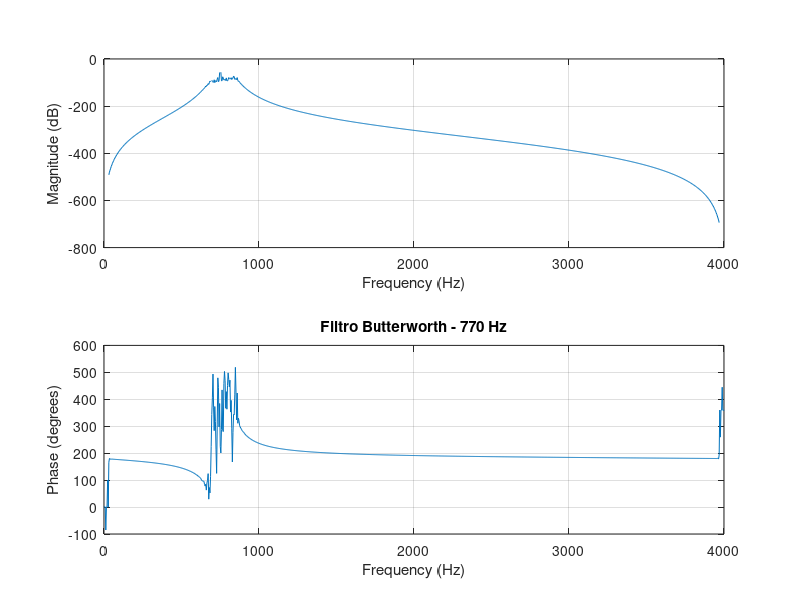
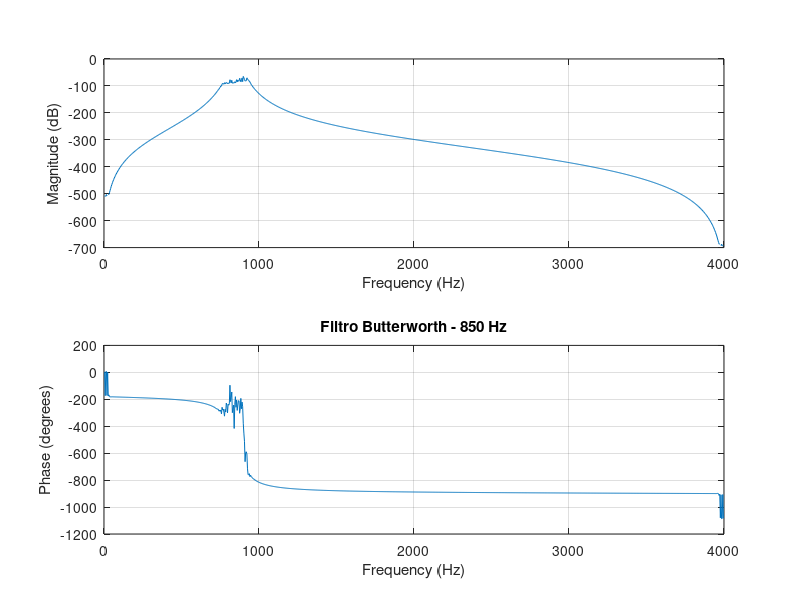
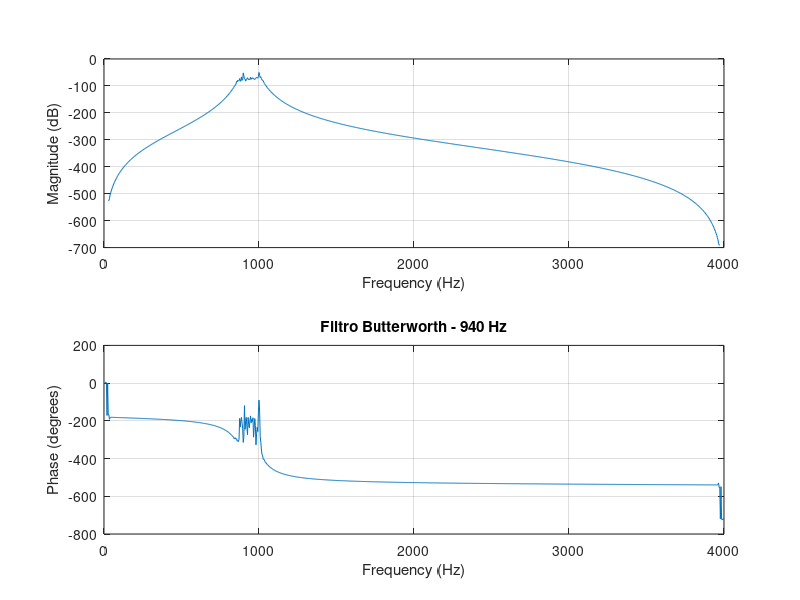
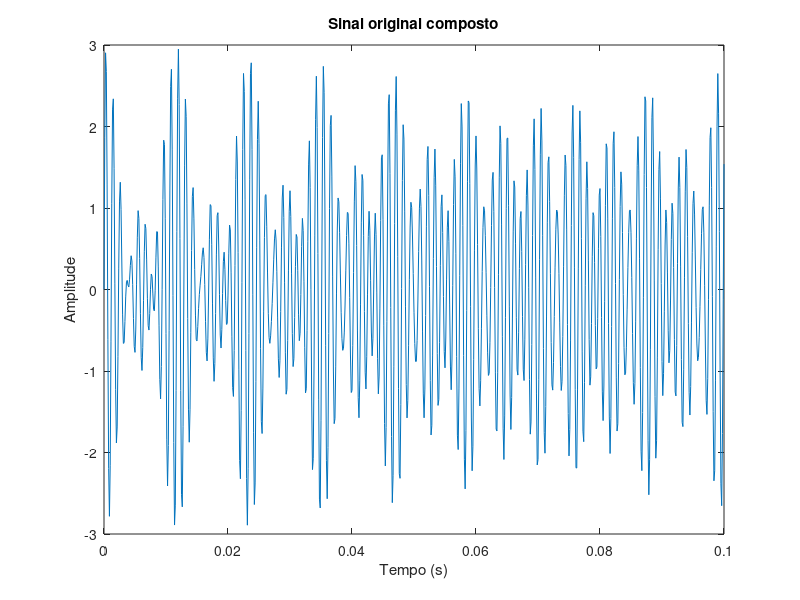

Source code (MATLAB) for these figures, in order:
clc;
clear;

% Frequência de amostragem
fs = 8000;  % Hz
t = 0:1/fs:0.1;  % 100 ms

% Frequências dos sinais
f1 = 770;
f2 = 852;
f3 = 941;

% Sinal composto
x = sin(2*pi*f1*t) + sin(2*pi*f2*t) + sin(2*pi*f3*t);

% ---- Projeto dos filtros ----
% Faixas de passagem (em Hz)
bands = [740 800; 820 880; 910 970];

% Parâmetros
Ap = 1;   % dB
As = 60;  % dB

% Inicialização
y = zeros(3, length(x));

for i = 1:3
    fp = bands(i,:);  % faixa de passagem
    fs1 = fp(1) - 40;  % faixa de rejeição inferior
    fs2 = fp(2) + 40;  % faixa de rejeição superior

    wp = fp / (fs/2);  % normaliza [0,1]
    ws = [fs1 fs2] / (fs/2);

    [n, Wn] = buttord(wp, ws, Ap, As);  % ordem e cutoff
    [b, a] = butter(n, Wn, 'bandpass'); % filtro passa-faixa

    y(i,:) = filter(b, a, x);  % sinal filtrado

    % Visualizar resposta em frequência
    figure;
    freqz(b, a, 1024, fs);
    title(['Filtro Butterworth - ', num2str(fp(1)+30), ' Hz']);
end

% ---- Plot sinais no tempo ----
figure;
plot(t, x);
title('Sinal original composto');
xlabel('Tempo (s)');
ylabel('Amplitude');

for i = 1:3
    figure;
    plot(t, y(i,:));
    title(['Sinal filtrado - ', num2str(bands(i,1)+30), ' Hz']);
    xlabel('Tempo (s)');
    ylabel('Amplitude');
end

% ---- FFT para análise em frequência ----
nfft = 1024;
f = linspace(0, fs/2, nfft/2);

X = abs(fft(x, nfft));
figure;
plot(f, X(1:nfft/2));
title('Espectro do sinal original');
xlabel('Frequência (Hz)');
ylabel('Magnitude');

for i = 1:3
    Y = abs(fft(y(i,:), nfft));
    figure;
    plot(f, Y(1:nfft/2));
    title(['Espectro do sinal filtrado - ', num2str(bands(i,1)+30), ' Hz']);
    xlabel('Frequência (Hz)');
    ylabel('Magnitude');
end